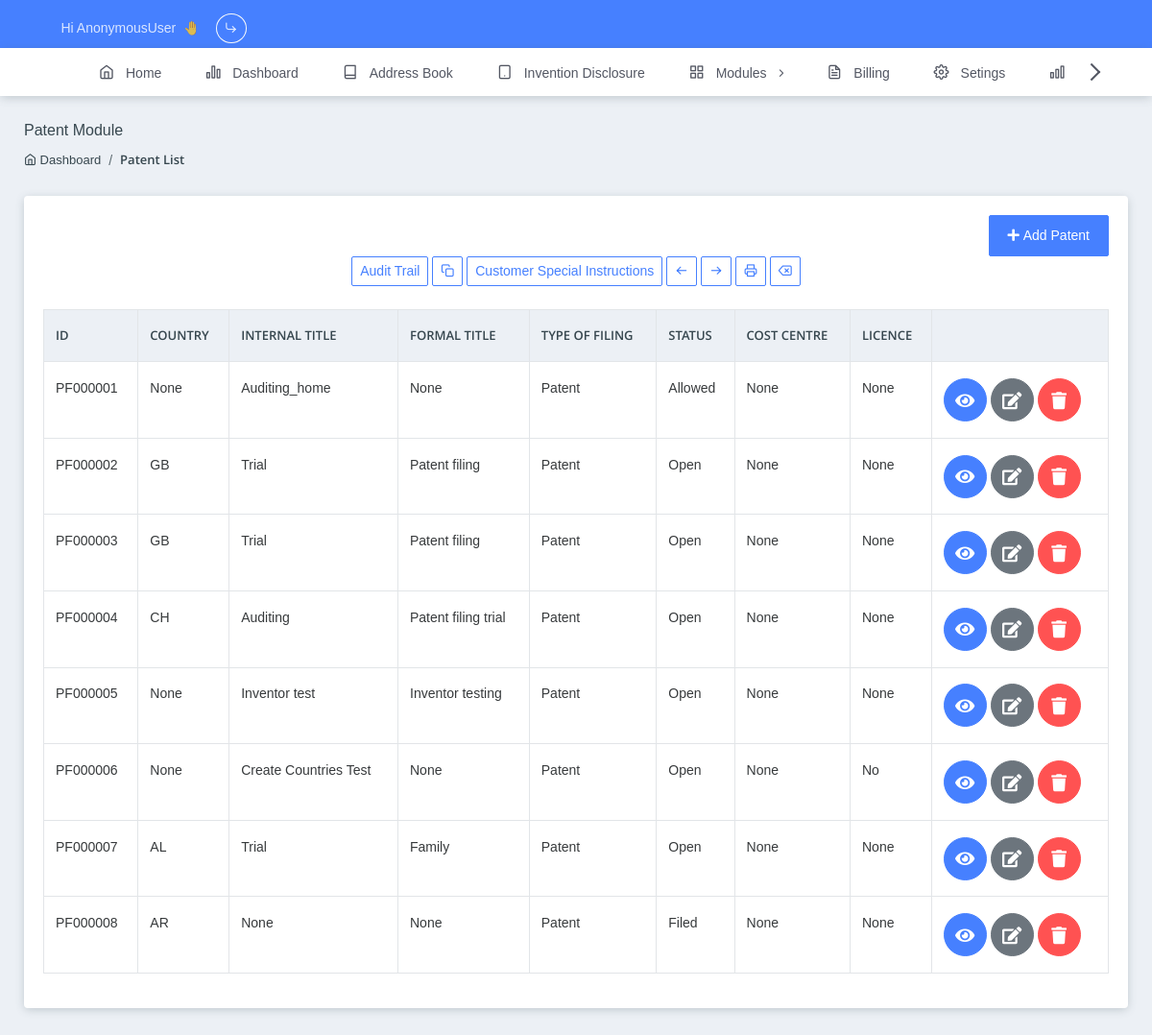
Before: /app/modules/patents/list/ with the older database file.
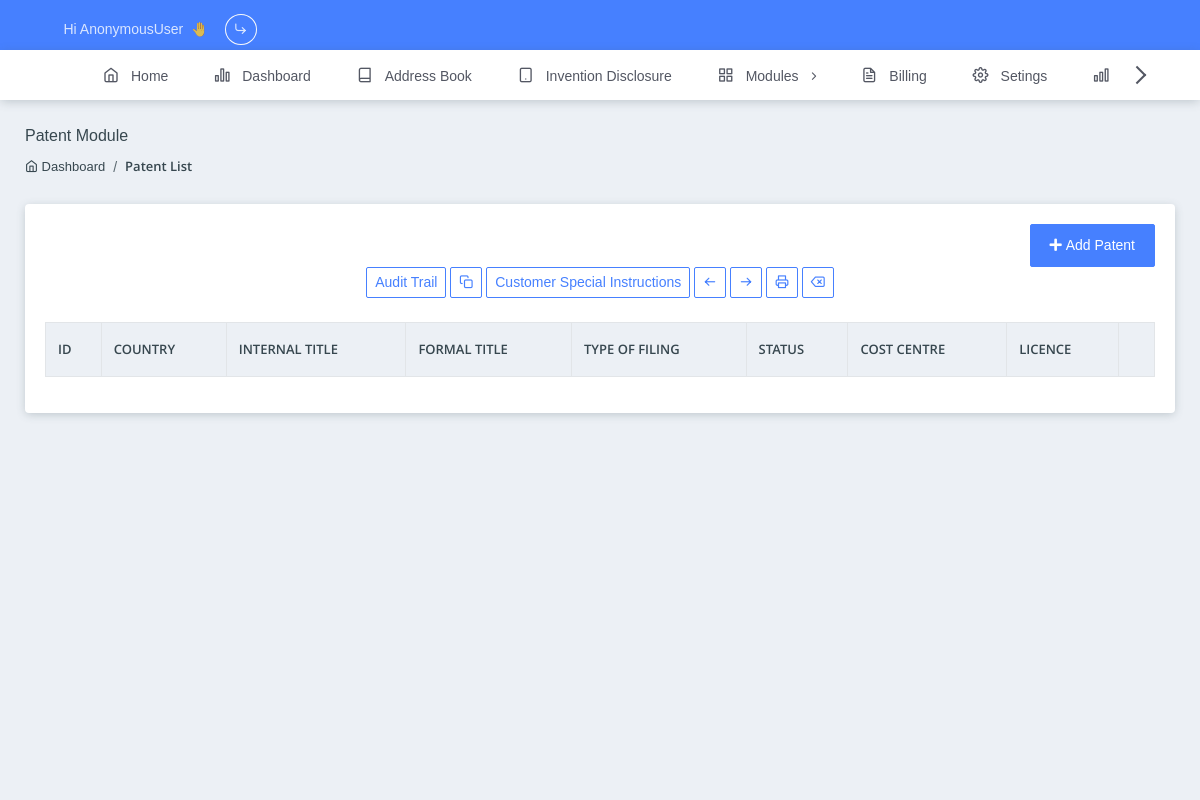
After: the same page with the newer database file.
### app/models/modules.py (models this page shows, shortened)
class ModuleBaseModel(BaseModel):
    _official_numbers_fields = []
    _titles_fields = []
    _associates_fields = []
    _associates_refs_fields = []
    _wildcard = models.TextField(null=True, blank=True)
    official_numbers = models.TextField(null=True, blank=True)
    _official_numbers = models.TextField(null=True, blank=True)
    titles = models.TextField(null=True, blank=True)
    _titles = models.TextField(null=True, blank=True)
    _associates = models.TextField(null=True, blank=True)
    _associates_refs = models.TextField(null=True, blank=True)
    class Meta:
        abstract = True

class Patent(ModuleBaseModel):
    _official_numbers_fields = ["case_no"]
    _titles_fields = ["internal_title", "formal_title"]
    _associates_fields = ["associate", "associate_2"]
    _associate_refs_fields = ["associate_ref", "associate_ref_2"]
    family = models.ForeignKey(Family, on_delete=models.SET_NULL, blank=True, null=True,
                               verbose_name="Case Ref/Docket No", related_name="patent_family_set")
    case_no = models.CharField(verbose_name="Case No", max_length=128, blank=True, null=True)
    country = models.CharField(max_length=128, blank=True, null=True, choices=data.countries.PCT_COUNTRIES_OPTIONS,
                               verbose_name="Country")
    internal_title = models.CharField(verbose_name="Internal Title", max_length=128, blank=True, null=True)
    formal_title = models.CharField(verbose_name="Formal Title", max_length=128, blank=True, null=True)
    type_of_filing = models.CharField(max_length=128, default="Patent", blank=True, null=True,
                                      verbose_name="Type of Filing")
    status = models.CharField(max_length=128, blank=True, null=True, verbose_name="Status", default=CHOICES[0][0])
    sub_filing_type = models.CharField(max_length=128, blank=True, null=True, choices=[
        (i, i) for i in ["Registered", "Un-Registered"]], verbose_name="Sub-Filing Type")
    sub_status = models.CharField(max_length=128, blank=True, null=True, choices=[(
        i, i) for i in ["Licensed In", "Licensed Out", "Opposition For", "Opposition Against"]],
                                  verbose_name="Sub-Status")
    primary_attorney = models.ForeignKey(
        "app.Attorney", on_delete=models.SET_NULL, related_name="patent_primary_attorney_set", blank=True, null=True,
        verbose_name="Primary Attorney")
    secondary_attorney = models.ForeignKey(
        "app.Attorney", on_delete=models.SET_NULL, related_name="patent_secondary_attorney_set", blank=True, null=True,
        verbose_name="Secondary Attorney")
    primary_paralegal = models.ForeignKey(
        "app.Paralegal", on_delete=models.SET_NULL, related_name="patent_primary_set", blank=True, null=True,
        verbose_name="Primary Paralegal")
    secondary_paralegal = models.ForeignKey(
        "app.Paralegal", on_delete=models.SET_NULL, related_name="patent_secondary_set", blank=True, null=True,
        verbose_name="Secondary Paralegal")
    inventor = models.ManyToManyField(Inventor)
    associate = models.ForeignKey("app.Associate", on_delete=models.SET_NULL,
                              related_name="patent_associate_set", blank=True, null=True, verbose_name="Associate")
    associate_ref = models.ForeignKey("app.Associate", on_delete=models.SET_NULL, related_name="patent_associate_ref_set",
                                  blank=True, null=True, verbose_name="Associate Reference")
    associate_2 = models.ForeignKey("app.Associate", on_delete=models.SET_NULL, related_name="patent_associate_2_set", blank=True,
                                null=True, verbose_name="Associate 2")
    associate_ref_2 = models.ForeignKey("app.Associate", on_delete=models.SET_NULL,
                                    related_name="patent_associate_ref_2_set", blank=True, null=True,
                                    verbose_name="Associate Reference 2")
    associate_2_ref = models.ForeignKey("app.Associate", on_delete=models.SET_NULL,
                                    related_name="patent_associate_ref_2_sets", blank=True, null=True,
                                    verbose_name="Associate Ref 2")
    cost_centre = models.CharField(max_length=128, blank=True, null=True, choices=[
        (i, i) for i in ["Cost 1", "Cost 2"]], verbose_name="Cost Centre")
    licence = models.CharField(max_length=128, blank=True, null=True, choices=[
        (i, i) for i in ["Yes", "No"]], verbose_name="Licence")
    cost_centre_code = models.CharField(max_length=128, blank=True, null=True, choices=[
        (i, i) for i in ["Applicant 1", "Applicant 2", "Applicant 3"]], verbose_name="Cost Centre Code")
    priority_provisional_application_no = models.CharField(
        max_length=128, blank=True, null=True, verbose_name="Priority/Provisional Application No")
    priority_provisional_date = models.DateField(
        max_length=128, blank=True, null=True, verbose_name="Provisional Date")
    next_annuity_due = models.CharField(max_length=128, blank=True, null=True, verbose_name="Next Annuity Due")
    PCT_application_no = models.CharField(
        max_length=128, blank=True, null=True, verbose_name="PCT Application No")
    PCT_application_Date = models.DateField(blank=True, null=True, verbose_name="PCT Application Date")
    PCT_Country = models.ManyToManyField(Country)
    annuity_no = models.IntegerField(blank=True, null=True, choices=[
        (i, i) for i in range(1, 16)], verbose_name="Annuity No")
    application_no = models.CharField(max_length=128, blank=True, null=True, verbose_name="National Application No")
    application_date = models.DateField(blank=True, null=True, verbose_name="National Application Date")
    taxs_paid_by = models.CharField(max_length=128, blank=True, null=True, choices=[
        (i, i) for i in ["Contact 1", "Contact 2", "Contact 3"]], verbose_name="Taxes Paid By")
    publication_no = models.CharField(max_length=128, blank=True, null=True, verbose_name="Publication No")
    publication_date = models.DateField(blank=True, null=True, verbose_name="Publication Date")
    patent_term_no_of_days = models.CharField(
        max_length=128, blank=True, null=True, verbose_name="Patent Term No of Days")
    grant_number = models.CharField(max_length=128, blank=True, null=True, verbose_name="Grant Number")
    grant_date = models.DateField(blank=True, null=True, verbose_name="Grant Date")
    large_small_entity = models.CharField(
        max_length=128, blank=True, null=True, choices=[(i, i) for i in ["Large", "Small"]],
        verbose_name="Large/Small Entity")
    case_type = models.CharField(max_length=128, blank=True, null=True, choices=[
        (i, i) for i in CASE_TYPE], verbose_name="Case Type")
    notes = models.CharField(max_length=300, verbose_name="Notes", blank=True, null=True)
    PCT_application_Date = models.DateField(blank=True, null=True, verbose_name="PCT Application Date")
    annuity_due_dates = models.JSONField(blank=True, null=True, verbose_name="Annuity Due Dates")
    payment_statuses = models.JSONField(blank=True, null=True, verbose_name="Payment Statuses")

### app/views/modules.py (the view)
# urls.py: path("modules/patents/list/", modules.patents_list_view),
def patents_list_view(request: HttpRequest):
    return render(request, "app/modules/patents/list.html", {"items": Patent.objects.all()})

### app/templates/app/modules/patents/list.html (shortened to what the changed rows need)
{% extends 'app/layout.html' %}
{% load static %}
{% load crispy_forms_tags %}
{% load super_filters %}
{% block css %}
<link rel="stylesheet" href="{% static 'assets/css/plugins/dataTables.bootstrap4.min.css' %}">
<link rel="stylesheet" href="{% static 'assets/css/plugins/select2.min.css' %}">
<link rel="stylesheet" href="{% static 'assets/css/style.css' %}">
<link rel="stylesheet" href="{% static 'app/css/style.css' %}">
{% endblock css %}
{% block content %}
<section class="pcoded-main-container">
    <div class="pcoded-content">
        <div class="row">
            <div class="col-12">
                <div class="card">
					<div class="card-body">
                        <div class="row">
                            <div class="col-12">
                                <table class="table table-bordered data-table">
                                    <thead>
                                        <tr>
                                            <th>id</th>
                                            <th>country</th>
                                            <th>internal title</th>
                                            <th>formal title</th>
                                            <th>type of filing</th>
                                            <th>status</th>
                                            <th>cost centre</th>
                                            <th>licence</th>
                                            <th></th>
                                        </tr>
                                    </thead>
                                    <tbody>
                                        {% for i in items %}
                                        <tr>
                                            <td>{{i.case_no}}</td>
                                            <td>{{i.country}}</td>
                                            <td>{{i.internal_title}}</td>
                                            <td>{{i.formal_title}}</td>
                                            <td>{{i.type_of_filing}}</td>
                                            <td>{{i.status}}</td>
                                            <td>{{i.cost_centre}}</td>
                                            <td>{{i.licence}}</td>
                                            <td>
                                                <a href="/app/modules/patents/detail/{{i.id}}/" class="btn btn-primary btn-icon"><i class="fa fa-eye"></i></a>
                                                <a href="/app/modules/patents/edit/{{i.id}}/" class="btn btn-secondary btn-icon"><i class="fa fa-edit"></i></a>
                                                <a href="/app/modules/patents/delete/{{i.id}}/" class="btn btn-danger btn-icon"><i class="fa fa-trash"></i></a>
                                            </td>
                                        </tr>
                                        {% endfor %}
                                    </tbody>
                                </table>
                            </div>
                        </div>
					</div>
                </div>
            </div>
        </div>
    </div>
</section>
{% endblock content %}

Changed rows visible on the page:
removed Patent: case_no "PF000001", country "None", internal_title "Auditing_home", formal_title "None", type_of_filing "Patent", status "Allowed", cost_centre "None", licence "None"
removed Patent: case_no "PF000002", country "GB", internal_title "Trial", formal_title "Patent filing", type_of_filing "Patent", status "Open", cost_centre "None", licence "None"
removed Patent: case_no "PF000003", country "GB", internal_title "Trial", formal_title "Patent filing", type_of_filing "Patent", status "Open", cost_centre "None", licence "None"
removed Patent: case_no "PF000004", country "CH", internal_title "Auditing", formal_title "Patent filing trial", type_of_filing "Patent", status "Open", cost_centre "None", licence "None"
removed Patent: case_no "PF000005", country "None", internal_title "Inventor test", formal_title "Inventor testing", type_of_filing "Patent", status "Open", cost_centre "None", licence "None"
removed Patent: case_no "PF000006", country "None", internal_title "Create Countries Test", formal_title "None", type_of_filing "Patent", status "Open", cost_centre "None", licence "No"
removed Patent: case_no "PF000007", country "AL", internal_title "Trial", formal_title "Family", type_of_filing "Patent", status "Open", cost_centre "None", licence "None"
removed Patent: case_no "PF000008", country "AR", internal_title "None", formal_title "None", type_of_filing "Patent", status "Filed", cost_centre "None", licence "None"
